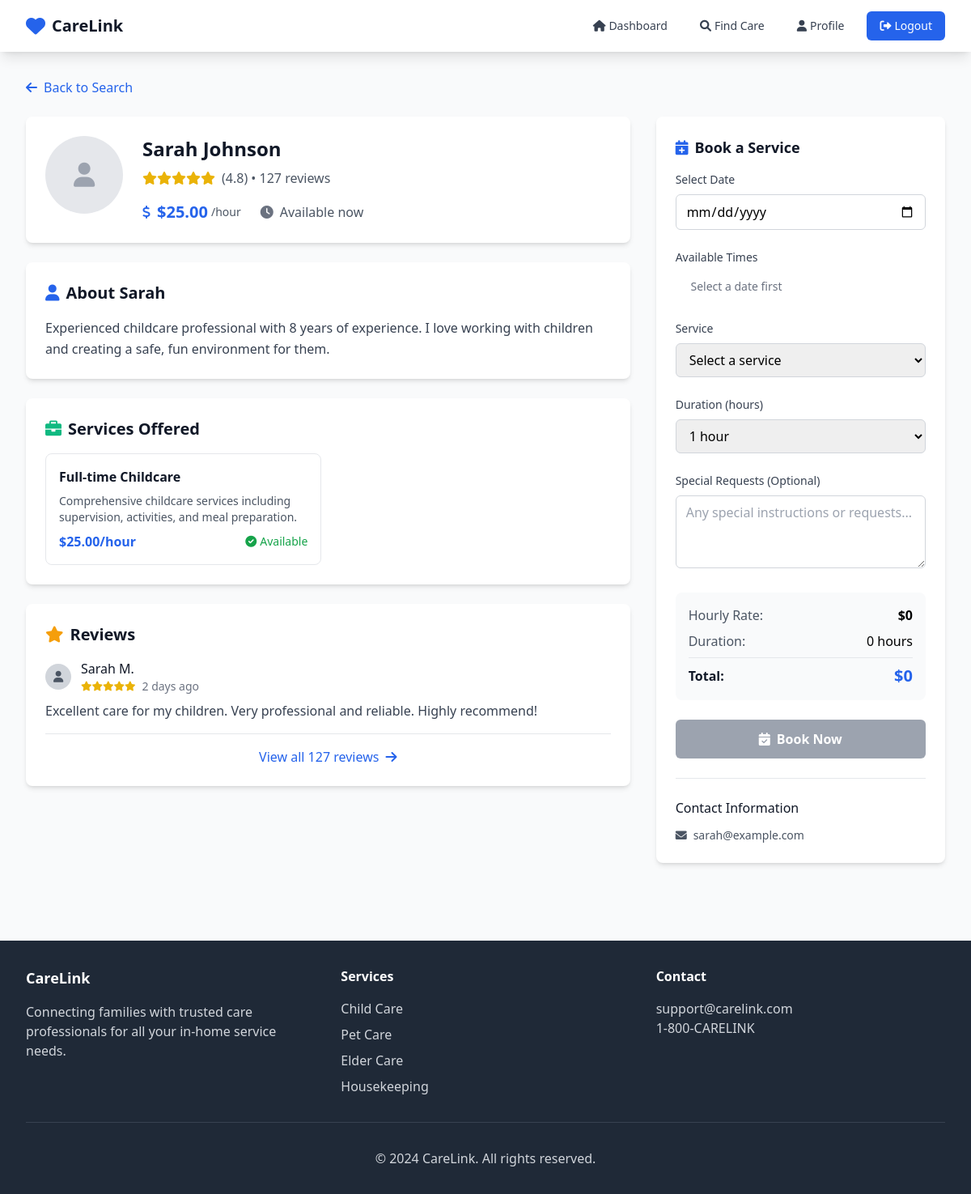
Screenshot of /services/provider/1/ (signed in) with the database file from the repository.
### accounts/models.py (models this page shows, shortened)
class Provider(models.Model):
    user = models.OneToOneField(User, on_delete=models.CASCADE, related_name='provider_profile')
    bio = models.TextField(blank=True, default="")
    services_offered = models.TextField(help_text="List of services you offer", default="")
    hourly_rate = models.DecimalField(max_digits=10, decimal_places=2, default=25.00)
    is_verified = models.BooleanField(default=False)
    background_check_date = models.DateField(null=True, blank=True)
    insurance_expiry = models.DateField(null=True, blank=True)
    availability_notes = models.TextField(blank=True, help_text="Notes about your availability", default="")
    @property
    def is_fully_verified(self):
        return self.is_verified and self.background_check_date and self.insurance_expiry

class User(AbstractUser):
    ROLE_CHOICES = [
        ('customer', 'Customer'),
        ('provider', 'Provider'),
    ]
    role = models.CharField(max_length=10, choices=ROLE_CHOICES)
    phone_regex = RegexValidator(regex=r'^\+?1?\d{9,15}$', message="Phone number must be entered in the format: '+999999999'. Up to 15 digits allowed.")
    phone_number = models.CharField(validators=[phone_regex], max_length=17, blank=True)
    profile_picture = models.ImageField(upload_to='profile_pictures/', blank=True, null=True)
    created_at = models.DateTimeField(auto_now_add=True)
    updated_at = models.DateTimeField(auto_now=True)
    class Meta:
        db_table = 'accounts_user'

### services/models.py (models this page shows, shortened)
class Service(models.Model):
    provider = models.ForeignKey(Provider, on_delete=models.CASCADE, related_name='services')
    category = models.ForeignKey(ServiceCategory, on_delete=models.CASCADE)
    name = models.CharField(max_length=200)
    description = models.TextField()
    price_per_hour = models.DecimalField(max_digits=10, decimal_places=2)
    is_available = models.BooleanField(default=True)
    created_at = models.DateTimeField(auto_now_add=True)
    updated_at = models.DateTimeField(auto_now=True)

### services/views.py (the view)
# urls.py: path('provider/<int:provider_id>/', views.provider_profile, name='provider_profile'),
@login_required
def provider_profile(request, provider_id):
    if request.user.role != 'customer':
        from django.contrib import messages
        messages.error(request, 'Access denied.')
        return redirect('home')
    provider = get_object_or_404(Provider, id=provider_id)
    services = provider.services.filter(is_available=True)
    from datetime import date, timedelta
    from bookings.models import Availability
    start_date = date.today()
    end_date = start_date + timedelta(days=30)
    availability = Availability.objects.filter(
        provider=provider,
        date__range=[start_date, end_date],
        is_available=True
    ).order_by('date', 'start_time')
    context = {
        'provider': provider,
        'services': services,
        'availability': availability,
    }
    return render(request, 'customer/provider_profile.html', context)

### templates/customer/provider_profile.html (shortened to what this page needs)
{% extends 'base.html' %}
{% block content %}
<div class="max-w-7xl mx-auto px-4 sm:px-6 lg:px-8 py-8">
    <div class="mb-6">
        <a href="{% url 'search_providers' %}" class="text-carelink-blue hover:text-blue-700 font-medium">
            <i class="fas fa-arrow-left mr-2"></i>Back to Search
        </a>
    </div>
    <div class="grid grid-cols-1 lg:grid-cols-3 gap-8">
        <div class="lg:col-span-2">
            <div class="bg-white rounded-lg shadow-md p-6 mb-6">
                <div class="flex items-start space-x-6">
                    <div class="flex-shrink-0">
                        {% if provider.user.profile_picture %}
                            <img src="{{ provider.user.profile_picture.url }}" alt="{{ provider.user.get_full_name }}"
                                 class="w-24 h-24 rounded-full object-cover border-4 border-gray-200">
                        {% else %}
                            <div class="w-24 h-24 bg-gray-200 rounded-full flex items-center justify-center">
                                <i class="fas fa-user text-gray-400 text-3xl"></i>
                            </div>
                        {% endif %}
                    </div>
                    <div class="flex-1">
                        <div class="flex items-center justify-between mb-2">
                            <h1 class="text-2xl font-bold text-gray-900">
                                {{ provider.user.get_full_name|default:provider.user.username }}
                            </h1>
                        </div>
                        <div class="flex items-center mb-4">
                            <div class="flex items-center text-yellow-500 mr-4">
                                <i class="fas fa-star"></i>
                                <i class="fas fa-star"></i>
                                <i class="fas fa-star"></i>
                                <i class="fas fa-star"></i>
                                <i class="fas fa-star"></i>
                                <span class="ml-2 text-gray-600">(4.8) • 127 reviews</span>
                            </div>
                        </div>
                        <div class="flex items-center space-x-6 text-gray-600">
                            <div class="flex items-center">
                                <i class="fas fa-dollar-sign text-carelink-blue mr-2"></i>
                                <span class="text-xl font-bold text-carelink-blue">${{ provider.hourly_rate }}</span>
                                <span class="text-sm ml-1">/hour</span>
                            </div>
                            <div class="flex items-center">
                                <i class="fas fa-clock text-gray-500 mr-2"></i>
                                <span>Available now</span>
                            </div>
                        </div>
                    </div>
                </div>
            </div>
            <div class="bg-white rounded-lg shadow-md p-6 mb-6">
                <h2 class="text-xl font-semibold text-gray-900 mb-4">
                    <i class="fas fa-user text-carelink-blue mr-2"></i>About {{ provider.user.first_name|default:provider.user.username }}
                </h2>
                <p class="text-gray-700 leading-relaxed">
                    {{ provider.bio|default:"No bio available." }}
                </p>
            </div>
            <div class="bg-white rounded-lg shadow-md p-6 mb-6">
                <h2 class="text-xl font-semibold text-gray-900 mb-4">
                    <i class="fas fa-briefcase text-carelink-green mr-2"></i>Services Offered
                </h2>
                <div class="grid grid-cols-1 md:grid-cols-2 gap-4">
                    {% for service in services %}
                        <div class="border border-gray-200 rounded-lg p-4 hover:bg-gray-50 transition duration-200">
                            <h3 class="font-semibold text-gray-900 mb-2">{{ service.name }}</h3>
                            <p class="text-gray-600 text-sm mb-2">{{ service.description|truncatewords:15 }}</p>
                            <div class="flex items-center justify-between">
                                <span class="text-carelink-blue font-semibold">${{ service.price_per_hour }}/hour</span>
                                <span class="text-green-600 text-sm">
                                    <i class="fas fa-check-circle mr-1"></i>Available
                                </span>
                            </div>
                        </div>
                    {% empty %}
                        <div class="col-span-2 text-center py-8 text-gray-500">
                            <i class="fas fa-briefcase text-4xl mb-4"></i>
                            <p>No services listed yet</p>
                        </div>
                    {% endfor %}
                </div>
            </div>
            <div class="bg-white rounded-lg shadow-md p-6">
                <h2 class="text-xl font-semibold text-gray-900 mb-4">
                    <i class="fas fa-star text-carelink-orange mr-2"></i>Reviews
                </h2>
                <div class="space-y-4">
                    <div class="border-b border-gray-200 pb-4">
                        <div class="flex items-center mb-2">
                            <div class="w-8 h-8 bg-gray-300 rounded-full flex items-center justify-center mr-3">
                                <i class="fas fa-user text-gray-600 text-sm"></i>
                            </div>
                            <div>
                                <h4 class="font-medium text-gray-900">Sarah M.</h4>
                                <div class="flex items-center">
                                    <div class="flex text-yellow-500">
                                        <i class="fas fa-star text-xs"></i>
                                        <i class="fas fa-star text-xs"></i>
                                        <i class="fas fa-star text-xs"></i>
                                        <i class="fas fa-star text-xs"></i>
                                        <i class="fas fa-star text-xs"></i>
                                    </div>
                                    <span class="text-gray-500 text-sm ml-2">2 days ago</span>
                                </div>
                            </div>
                        </div>
                        <p class="text-gray-700">Excellent care for my children. Very professional and reliable. Highly recommend!</p>
                    </div>
                    <div class="text-center">
                        <a href="#" class="text-carelink-blue hover:text-blue-700 font-medium">
                            View all 127 reviews <i class="fas fa-arrow-right ml-1"></i>
                        </a>
                    </div>
                </div>
            </div>
        </div>
        <div class="lg:col-span-1">
            <div class="bg-white rounded-lg shadow-md p-6 sticky top-8">
                <h3 class="text-lg font-semibold text-gray-900 mb-4">
                    <i class="fas fa-calendar-plus text-carelink-blue mr-2"></i>Book a Service
                </h3>
                <div class="mb-6">
                    <label class="block text-sm font-medium text-gray-700 mb-2">Select Date</label>
                    <input type="date" id="booking_date" name="booking_date"
                           class="w-full px-3 py-2 border border-gray-300 rounded-md focus:outline-none focus:ring-carelink-blue focus:border-carelink-blue"
                           min="{{ 'now'|date:'Y-m-d' }}">
                </div>
                <div class="mb-6">
                    <label class="block text-sm font-medium text-gray-700 mb-2">Available Times</label>
                    <div id="time_slots" class="grid grid-cols-2 gap-2">
                        <div class="text-center py-2 text-gray-500 text-sm">
                            Select a date first
                        </div>
                    </div>
                </div>
                <div class="mb-6">
                    <label class="block text-sm font-medium text-gray-700 mb-2">Service</label>
                    <select id="service_select" class="w-full px-3 py-2 border border-gray-300 rounded-md focus:outline-none focus:ring-carelink-blue focus:border-carelink-blue">
                        <option value="">Select a service</option>
                    </select>
                </div>
                <div class="mb-6">
                    <label class="block text-sm font-medium text-gray-700 mb-2">Duration (hours)</label>
                    <select id="duration" class="w-full px-3 py-2 border border-gray-300 rounded-md focus:outline-none focus:ring-carelink-blue focus:border-carelink-blue">
                        <option value="1">1 hour</option>
                    </select>
                </div>
                <div class="mb-6">
                    <label class="block text-sm font-medium text-gray-700 mb-2">Special Requests (Optional)</label>
                    <textarea id="special_requests" rows="3"
                              class="w-full px-3 py-2 border border-gray-300 rounded-md focus:outline-none focus:ring-carelink-blue focus:border-carelink-blue"
                              placeholder="Any special instructions or requests..."></textarea>
                </div>
                <div class="bg-gray-50 rounded-lg p-4 mb-6">
                    <div class="flex justify-between items-center mb-2">
                        <span class="text-gray-600">Hourly Rate:</span>
                        <span id="hourly_rate" class="font-semibold">$0</span>
                    </div>
                    <div class="flex justify-between items-center mb-2">
                        <span class="text-gray-600">Duration:</span>
                        <span id="duration_display">0 hours</span>
                    </div>
                    <hr class="my-2">
                    <div class="flex justify-between items-center">
                        <span class="font-semibold text-gray-900">Total:</span>
                        <span id="total_cost" class="text-xl font-bold text-carelink-blue">$0</span>
                    </div>
                </div>
                <button id="book_now_btn"
                        class="w-full bg-carelink-blue text-white py-3 px-4 rounded-md hover:bg-blue-700 transition duration-300 font-semibold disabled:bg-gray-400 disabled:cursor-not-allowed"
                        disabled>
                    <i class="fas fa-calendar-check mr-2"></i>Book Now
                </button>
                <div class="mt-6 pt-6 border-t border-gray-200">
                    <h4 class="font-medium text-gray-900 mb-3">Contact Information</h4>
                    <div class="space-y-2 text-sm text-gray-600">
                        <div class="flex items-center">
                            <i class="fas fa-envelope mr-2"></i>
                            {{ provider.user.email }}
                        </div>
                    </div>
                </div>
            </div>
        </div>
    </div>
</div>
{% endblock %}

### rows the page displays
Provider: user.get_full_name "Sarah Johnson", hourly_rate "25.00", user.first_name "Sarah", bio "Experienced childcare professional with 8 years of experience. I love working with children and creating a safe, fun environment for them.", user.email "sarah@example.com"
Service: name "Full-time Childcare", description "Comprehensive childcare services including supervision, activities, and meal preparation.", price_per_hour "25.00"
